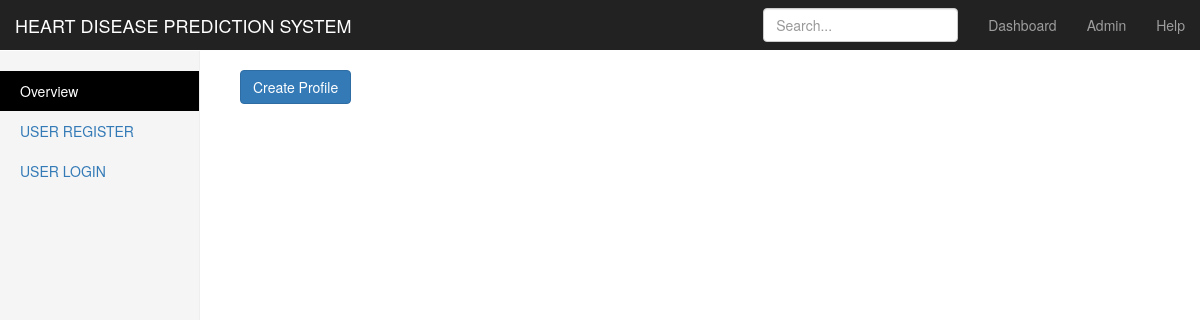
Before: /hdps/1/ with the older database file.
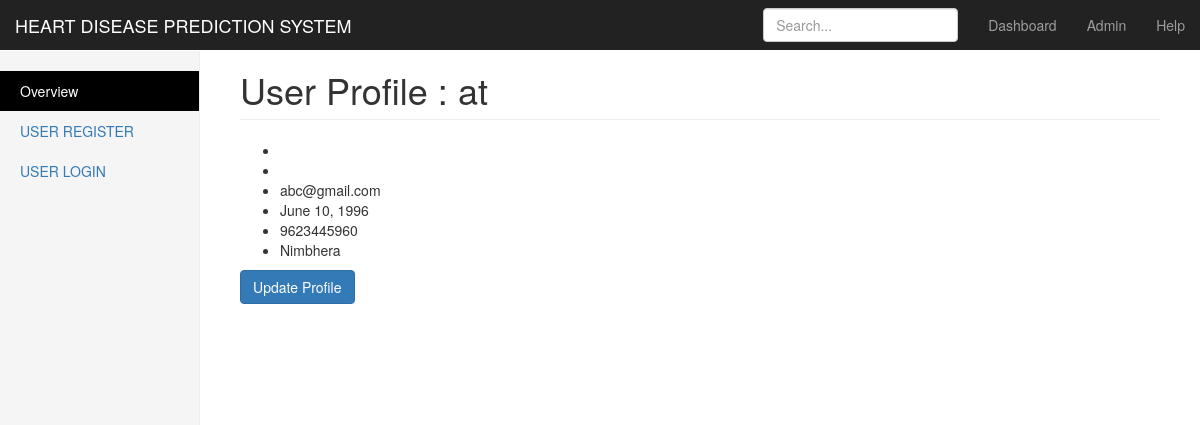
After: the same page with the newer database file.
### hdps/models.py (models this page shows)
class Profile(models.Model):
    user = models.OneToOneField(settings.AUTH_USER_MODEL, primary_key = True,on_delete=models.CASCADE)
    age = models.IntegerField(blank=True,null=True)
    birth_date = models.DateField(null=True, blank=True)
    phone_no = models.IntegerField()
    address = models.CharField(max_length=30, blank=True)
    profile_pic = models.ImageField(blank=True,null=True)
    def __str__(self):
        return " {} ".format(self.user)

### hdps/views.py (the view)
# urls.py: path('<int:pk>/',views.ProfileDetailView.as_view(),name='profile-detail'),
class ProfileDetailView(DetailView):
    model = Profile
    template_name = 'profile_detail.html'
    def get_object(self):
        try:
            object = super().get_object()
        except:
            object = None
            return object
        return object

### hdps/templates/profile_detail.html
{% extends 'home.html' %}
{% block body_block %}
<div class="col-sm-9 col-sm-offset-3 col-md-10 col-md-offset-2 main">
  {% if object is not None%}
  <h1 class="page-header">User Profile : {{object}}</h1>
      <ul>
          <li> {{object.user.first_name}}</li>
          <li> {{object.user.last_name}}</li>
          <li> {{object.user.email}}</li>
          <li> {{object.birth_date}}</li>
          <li> {{object.phone_no}}</li>
            <li> {{object.address}}</li>
      </ul>
      <a href="update"  <button type="button" class="btn btn-primary">Update Profile</button>
        {%else%}
        <a href="profile/"  <button type="button" class="btn btn-primary">Create Profile</button>
        {%endif%}
  </div>
{% endblock %}

Changed rows visible on the page:
now on this page (row edited): Profile: user.username "at", user.email "abc@gmail.com", birth_date "June 10, 1996", phone_no "9623445960", address "Nimbhera"
Other visible differences:
text no longer shown: "Create Profile"
text now shown: "User Profile : Update Profile"
